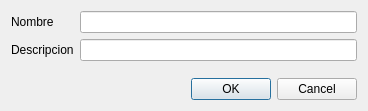
<?xml version="1.0" encoding="UTF-8"?>
<ui version="4.0">
 <class>dlgUnitEditor</class>
 <widget class="QDialog" name="dlgUnitEditor">
  <property name="geometry">
   <rect>
    <x>0</x>
    <y>0</y>
    <width>368</width>
    <height>111</height>
   </rect>
  </property>
  <property name="windowTitle">
   <string>Dialog</string>
  </property>
  <layout class="QVBoxLayout" name="verticalLayout">
   <item>
    <layout class="QFormLayout" name="formLayout">
     <item row="0" column="0">
      <widget class="QLabel" name="label">
       <property name="text">
        <string>Nombre</string>
       </property>
      </widget>
     </item>
     <item row="0" column="1">
      <widget class="QLineEdit" name="txtNombre"/>
     </item>
     <item row="1" column="0">
      <widget class="QLabel" name="label_2">
       <property name="text">
        <string>Descripcion</string>
       </property>
      </widget>
     </item>
     <item row="1" column="1">
      <widget class="QLineEdit" name="txtDescripcion"/>
     </item>
    </layout>
   </item>
   <item>
    <widget class="QDialogButtonBox" name="buttonBox">
     <property name="orientation">
      <enum>Qt::Horizontal</enum>
     </property>
     <property name="standardButtons">
      <set>QDialogButtonBox::Cancel|QDialogButtonBox::Ok</set>
     </property>
    </widget>
   </item>
  </layout>
 </widget>
 <resources/>
 <connections>
  <connection>
   <sender>buttonBox</sender>
   <signal>accepted()</signal>
   <receiver>dlgUnitEditor</receiver>
   <slot>accept()</slot>
   <hints>
    <hint type="sourcelabel">
     <x>248</x>
     <y>254</y>
    </hint>
    <hint type="destinationlabel">
     <x>157</x>
     <y>274</y>
    </hint>
   </hints>
  </connection>
  <connection>
   <sender>buttonBox</sender>
   <signal>rejected()</signal>
   <receiver>dlgUnitEditor</receiver>
   <slot>reject()</slot>
   <hints>
    <hint type="sourcelabel">
     <x>316</x>
     <y>260</y>
    </hint>
    <hint type="destinationlabel">
     <x>286</x>
     <y>274</y>
    </hint>
   </hints>
  </connection>
 </connections>
</ui>
